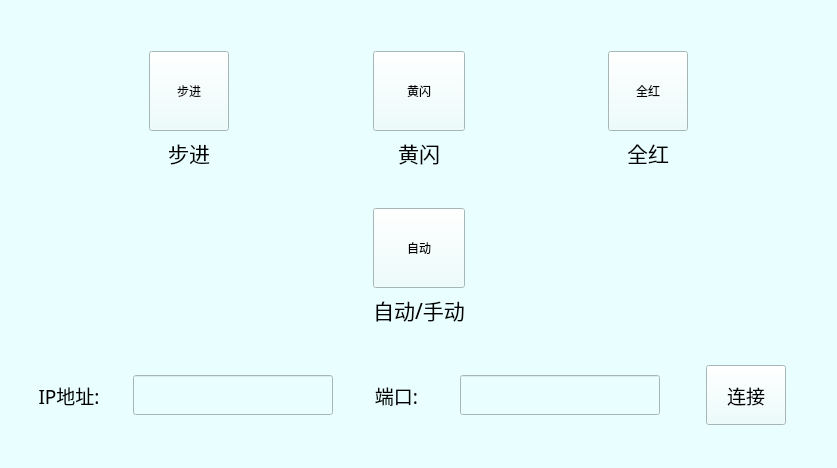
<?xml version="1.0" encoding="UTF-8"?>
<ui version="4.0">
 <class>MainWindow</class>
 <widget class="QMainWindow" name="MainWindow">
  <property name="geometry">
   <rect>
    <x>0</x>
    <y>0</y>
    <width>837</width>
    <height>468</height>
   </rect>
  </property>
  <property name="windowTitle">
   <string>MainWindow</string>
  </property>
  <property name="styleSheet">
   <string notr="true">background-color: rgb(233, 255, 255);</string>
  </property>
  <widget class="QWidget" name="centralWidget">
   <layout class="QVBoxLayout" name="verticalLayout_2">
    <item>
     <layout class="QVBoxLayout" name="verticalLayout">
      <item>
       <layout class="QGridLayout" name="gridLayout" rowstretch="1,0,0,0,0">
        <item row="0" column="3">
         <spacer name="verticalSpacer">
          <property name="orientation">
           <enum>Qt::Vertical</enum>
          </property>
          <property name="sizeType">
           <enum>QSizePolicy::Maximum</enum>
          </property>
          <property name="sizeHint" stdset="0">
           <size>
            <width>20</width>
            <height>40</height>
           </size>
          </property>
         </spacer>
        </item>
        <item row="1" column="6">
         <spacer name="horizontalSpacer_6">
          <property name="orientation">
           <enum>Qt::Horizontal</enum>
          </property>
          <property name="sizeHint" stdset="0">
           <size>
            <width>40</width>
            <height>20</height>
           </size>
          </property>
         </spacer>
        </item>
        <item row="1" column="0">
         <spacer name="horizontalSpacer">
          <property name="orientation">
           <enum>Qt::Horizontal</enum>
          </property>
          <property name="sizeHint" stdset="0">
           <size>
            <width>40</width>
            <height>20</height>
           </size>
          </property>
         </spacer>
        </item>
        <item row="4" column="3">
         <widget class="QLabel" name="label_4">
          <property name="font">
           <font>
            <family>微软雅黑</family>
            <pointsize>16</pointsize>
            <weight>50</weight>
            <italic>false</italic>
            <bold>false</bold>
           </font>
          </property>
          <property name="styleSheet">
           <string notr="true">font: 16pt &quot;微软雅黑&quot;;</string>
          </property>
          <property name="text">
           <string>自动/手动</string>
          </property>
          <property name="alignment">
           <set>Qt::AlignHCenter|Qt::AlignTop</set>
          </property>
         </widget>
        </item>
        <item row="2" column="5">
         <widget class="QLabel" name="label_3">
          <property name="font">
           <font>
            <family>微软雅黑</family>
            <pointsize>16</pointsize>
            <weight>50</weight>
            <italic>false</italic>
            <bold>false</bold>
           </font>
          </property>
          <property name="styleSheet">
           <string notr="true">font: 16pt &quot;微软雅黑&quot;;</string>
          </property>
          <property name="text">
           <string>全红</string>
          </property>
          <property name="alignment">
           <set>Qt::AlignHCenter|Qt::AlignTop</set>
          </property>
         </widget>
        </item>
        <item row="1" column="4">
         <spacer name="horizontalSpacer_5">
          <property name="orientation">
           <enum>Qt::Horizontal</enum>
          </property>
          <property name="sizeHint" stdset="0">
           <size>
            <width>40</width>
            <height>20</height>
           </size>
          </property>
         </spacer>
        </item>
        <item row="2" column="3">
         <widget class="QLabel" name="label_2">
          <property name="font">
           <font>
            <family>微软雅黑</family>
            <pointsize>16</pointsize>
            <weight>50</weight>
            <italic>false</italic>
            <bold>false</bold>
           </font>
          </property>
          <property name="styleSheet">
           <string notr="true">font: 16pt &quot;微软雅黑&quot;;</string>
          </property>
          <property name="text">
           <string>黄闪</string>
          </property>
          <property name="alignment">
           <set>Qt::AlignHCenter|Qt::AlignTop</set>
          </property>
         </widget>
        </item>
        <item row="1" column="3">
         <widget class="QPushButton" name="yellow_flash_button_">
          <property name="minimumSize">
           <size>
            <width>80</width>
            <height>80</height>
           </size>
          </property>
          <property name="styleSheet">
           <string notr="true">font: 20pt &quot;微软雅黑&quot;;</string>
          </property>
          <property name="text">
           <string>黄闪</string>
          </property>
         </widget>
        </item>
        <item row="1" column="5">
         <widget class="QPushButton" name="all_red_button_">
          <property name="minimumSize">
           <size>
            <width>80</width>
            <height>80</height>
           </size>
          </property>
          <property name="styleSheet">
           <string notr="true">font: 20pt &quot;微软雅黑&quot;;</string>
          </property>
          <property name="text">
           <string>全红</string>
          </property>
         </widget>
        </item>
        <item row="3" column="3">
         <widget class="QPushButton" name="automanual_button_">
          <property name="minimumSize">
           <size>
            <width>80</width>
            <height>80</height>
           </size>
          </property>
          <property name="styleSheet">
           <string notr="true">font: 75 20pt &quot;微软雅黑&quot;;</string>
          </property>
          <property name="text">
           <string>自动</string>
          </property>
         </widget>
        </item>
        <item row="1" column="2">
         <spacer name="horizontalSpacer_2">
          <property name="orientation">
           <enum>Qt::Horizontal</enum>
          </property>
          <property name="sizeHint" stdset="0">
           <size>
            <width>40</width>
            <height>20</height>
           </size>
          </property>
         </spacer>
        </item>
        <item row="2" column="1">
         <widget class="QLabel" name="label">
          <property name="font">
           <font>
            <family>微软雅黑</family>
            <pointsize>16</pointsize>
            <weight>50</weight>
            <italic>false</italic>
            <bold>false</bold>
           </font>
          </property>
          <property name="styleSheet">
           <string notr="true">font: 16pt &quot;微软雅黑&quot;;</string>
          </property>
          <property name="text">
           <string>步进</string>
          </property>
          <property name="alignment">
           <set>Qt::AlignHCenter|Qt::AlignTop</set>
          </property>
         </widget>
        </item>
        <item row="1" column="1">
         <widget class="QPushButton" name="stepping_button_">
          <property name="sizePolicy">
           <sizepolicy hsizetype="Minimum" vsizetype="Minimum">
            <horstretch>0</horstretch>
            <verstretch>0</verstretch>
           </sizepolicy>
          </property>
          <property name="minimumSize">
           <size>
            <width>80</width>
            <height>80</height>
           </size>
          </property>
          <property name="styleSheet">
           <string notr="true">font: 20pt &quot;微软雅黑&quot;;
QPushButton
{
	border: 1px solid #dcdcdc; border-radius: 4px;
	background-color: qlineargradient(x1: 0, y1: 0, x2: 0, y2: 1, stop: 0 #cef3ff, stop: 1 #fffafa);
	min-width: 60px; min-height: 20px;
}

QPushButton:hover
{
	border: 1px solid #f8f8ff; border-radius: 4px;
	background-color: qlineargradient(x1:0, y1:0, x2:0, y2:1, stop: 0 #ceffff, stop: 1 #ffffff);
}

QPushButton:pressed 
{ 
	background-color: qlineargradient(x1: 0, y1: 0, x2: 0, y2: 1, stop: 0 #dadbde, stop: 1 #e9f6fe);
}

QPushButton:checked
{
	background-color: qlineargradient(x1: 0, y1: 0, x2: 0, y2: 1, stop: 0 #bebebe, stop: 1 #f6f7fa);
}

QPushButton:flat 
{ 
	border: none;
}

QPushButton:default 
{
	 border-color: navy;
}</string>
          </property>
          <property name="text">
           <string>步进</string>
          </property>
         </widget>
        </item>
       </layout>
      </item>
      <item>
       <layout class="QHBoxLayout" name="horizontalLayout" stretch="1,0,1,0,0">
        <property name="sizeConstraint">
         <enum>QLayout::SetNoConstraint</enum>
        </property>
        <item>
         <widget class="QLabel" name="label_5">
          <property name="font">
           <font>
            <family>微软雅黑</family>
            <pointsize>14</pointsize>
            <weight>50</weight>
            <italic>false</italic>
            <bold>false</bold>
           </font>
          </property>
          <property name="styleSheet">
           <string notr="true">font: 14pt &quot;微软雅黑&quot;;</string>
          </property>
          <property name="text">
           <string>IP地址:</string>
          </property>
          <property name="alignment">
           <set>Qt::AlignCenter</set>
          </property>
         </widget>
        </item>
        <item>
         <widget class="QLineEdit" name="ip_lineedit_">
          <property name="minimumSize">
           <size>
            <width>200</width>
            <height>40</height>
           </size>
          </property>
          <property name="inputMask">
           <string comment="000.000.000.000"/>
          </property>
          <property name="echoMode">
           <enum>QLineEdit::Normal</enum>
          </property>
         </widget>
        </item>
        <item>
         <widget class="QLabel" name="label_6">
          <property name="font">
           <font>
            <family>微软雅黑</family>
            <pointsize>14</pointsize>
            <weight>50</weight>
            <italic>false</italic>
            <bold>false</bold>
           </font>
          </property>
          <property name="styleSheet">
           <string notr="true">font: 14pt &quot;微软雅黑&quot;;</string>
          </property>
          <property name="text">
           <string>端口:</string>
          </property>
          <property name="alignment">
           <set>Qt::AlignCenter</set>
          </property>
         </widget>
        </item>
        <item>
         <widget class="QLineEdit" name="port_lineedit_">
          <property name="minimumSize">
           <size>
            <width>200</width>
            <height>40</height>
           </size>
          </property>
         </widget>
        </item>
        <item>
         <layout class="QHBoxLayout" name="horizontalLayout_3" stretch="0,1,0">
          <item>
           <spacer name="horizontalSpacer_3">
            <property name="orientation">
             <enum>Qt::Horizontal</enum>
            </property>
            <property name="sizeHint" stdset="0">
             <size>
              <width>40</width>
              <height>20</height>
             </size>
            </property>
           </spacer>
          </item>
          <item>
           <widget class="QPushButton" name="conn_button_">
            <property name="minimumSize">
             <size>
              <width>80</width>
              <height>60</height>
             </size>
            </property>
            <property name="font">
             <font>
              <family>微软雅黑</family>
              <pointsize>14</pointsize>
              <weight>9</weight>
              <italic>false</italic>
              <bold>false</bold>
             </font>
            </property>
            <property name="styleSheet">
             <string notr="true">font: 75 14pt &quot;微软雅黑&quot;;</string>
            </property>
            <property name="text">
             <string>连接</string>
            </property>
           </widget>
          </item>
          <item>
           <spacer name="horizontalSpacer_4">
            <property name="orientation">
             <enum>Qt::Horizontal</enum>
            </property>
            <property name="sizeHint" stdset="0">
             <size>
              <width>40</width>
              <height>20</height>
             </size>
            </property>
           </spacer>
          </item>
         </layout>
        </item>
       </layout>
      </item>
      <item>
       <layout class="QHBoxLayout" name="tip_hlayout">
        <item>
         <widget class="QLabel" name="tip_label_">
          <property name="font">
           <font>
            <family>微软雅黑</family>
            <pointsize>14</pointsize>
           </font>
          </property>
          <property name="text">
           <string/>
          </property>
          <property name="alignment">
           <set>Qt::AlignCenter</set>
          </property>
         </widget>
        </item>
       </layout>
      </item>
     </layout>
    </item>
   </layout>
  </widget>
 </widget>
 <layoutdefault spacing="6" margin="11"/>
 <resources/>
 <connections/>
</ui>
